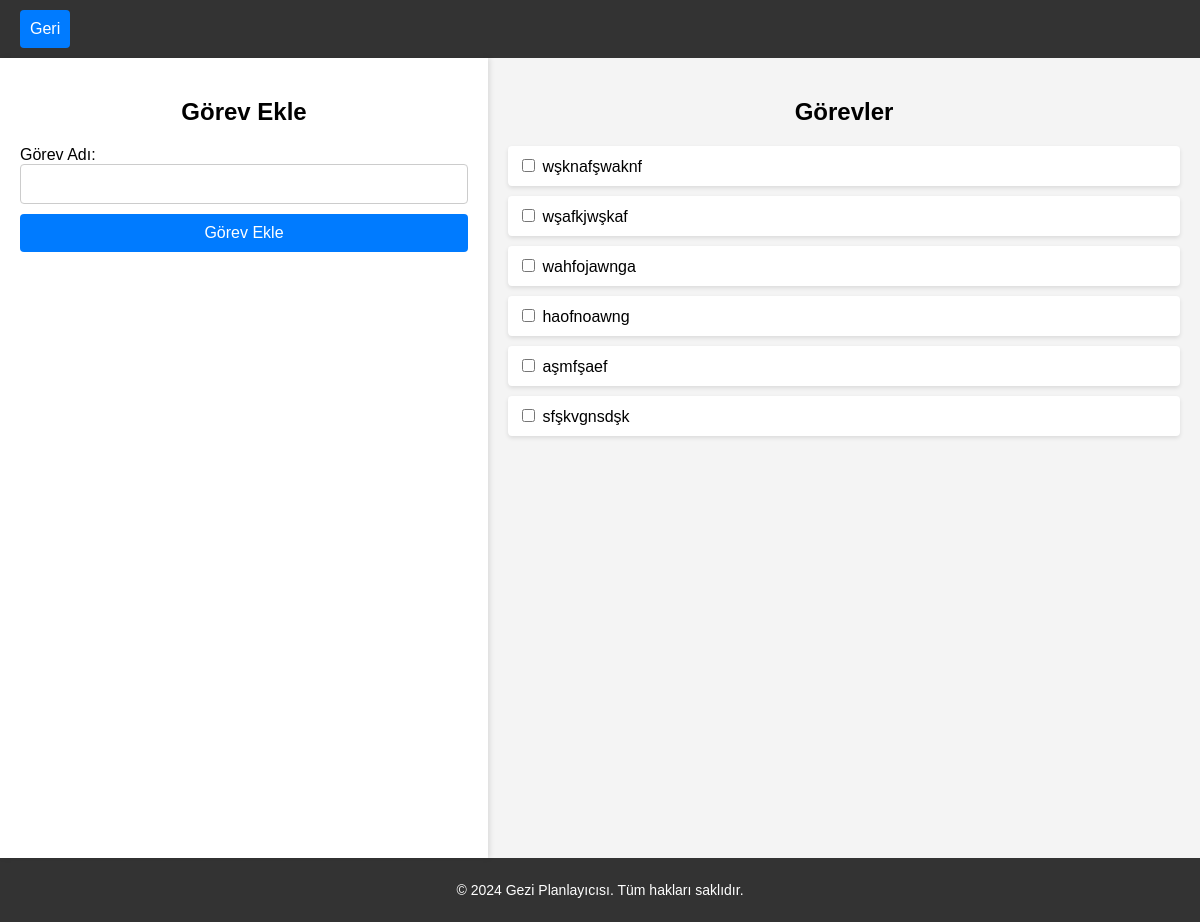
/get_hedef, run on the app's committed database.
### tables this page shows
CREATE TABLE "hedefler" (
	"hedef_ID"	INTEGER NOT NULL,
	"hedef"	TEXT,
	PRIMARY KEY("hedef_ID" AUTOINCREMENT)
);

### app.py (the view)
@app.route('/get_hedef')
def get_hedef():
    conn = get_db_connection()
    tasks = conn.execute('SELECT * FROM hedefler').fetchall()  # Tüm görevleri al
    conn.close()
    return render_template("gezilecekyerler.html", tasks=tasks)

### app.py (called while the page is built)
def get_db_connection():
    conn = sqlite3.connect('file:users.db?mode=rw', uri=True)
    conn.row_factory = sqlite3.Row     # Veritabanı dosyasının adı
    return conn

### templates/gezilecekyerler.html (shortened to what this page needs)
<!DOCTYPE html>
<html lang="tr">
<head>
    <link rel="stylesheet" href="static/gorev.css">
</head>
<body>
    <header>
        <div class="navbar">
            <button id="gezecek-geribtn" class="login-btn" onclick="window.location.href='/profile';">Geri</button>
        </div>
    </header>
    <div class="container">
        <div class="left-panel">
            <h2>Görev Ekle</h2>
            <form action="/add_task" method="POST">
                <label for="task">Görev Adı:</label>
                <input type="text" id="task" name="task" required>
                <button id="hedefekle-btn" type="submit">Görev Ekle</button>
            </form>
        </div>
        <div class="right-panel">
            <h2>Görevler</h2>
            <ul>
                {% for task in tasks %}
                <li>
                    <input name="chechbox" type="checkbox" id="task-{{ task['hedef_ID'] }}" onclick="saveCheckedTasks({{ task['hedef_ID'] }})">
                    <label name="hedef" for="task-{{ task['hedef_ID'] }}">{{ task['hedef'] }}</label>
                </li>
                {% endfor %}
            </ul>
        </div>
    </div>
    <footer>
        <p>&copy; 2024 Gezi Planlayıcısı. Tüm hakları saklıdır.</p>
    </footer>
</body>
</html>

### static/gorev.css (style rules this page uses)
body { margin: 0; font-family: Arial, sans-serif; background-color: #f4f4f4; }
.container { display: flex; height: 100vh; }
.left-panel { width: 40%; padding: 20px; background-color: #fff; box-shadow: 2px 0 5px rgba(0, 0, 0, 0.1); }
h2 { text-align: center; margin-bottom: 20px; }
form { display: flex; flex-direction: column; }
input[type="text"] { padding: 10px; margin-bottom: 10px; font-size: 16px; border: 1px solid #ccc; border-radius: 4px; }
button { padding: 10px; background-color: #007bff; color: white; border: none; border-radius: 4px; font-size: 16px; cursor: pointer; }
.right-panel { width: 60%; padding: 20px; }
ul { list-style-type: none; padding: 0; }
li { background-color: #fff; padding: 10px; margin-bottom: 10px; border-radius: 4px; box-shadow: 0 2px 4px rgba(0, 0, 0, 0.1); }
header { background-color: #333; padding: 10px 20px; color: white; }
footer { background-color: #333; color: white; text-align: center; padding: 10px 0; font-size: 14px; }

### data on the page
hedefler: hedef "wşknafşwaknf"
hedefler: hedef "wşafkjwşkaf"
hedefler: hedef "wahfojawnga"
hedefler: hedef "haofnoawng"
hedefler: hedef "aşmfşaef"
hedefler: hedef "sfşkvgnsdşk"
